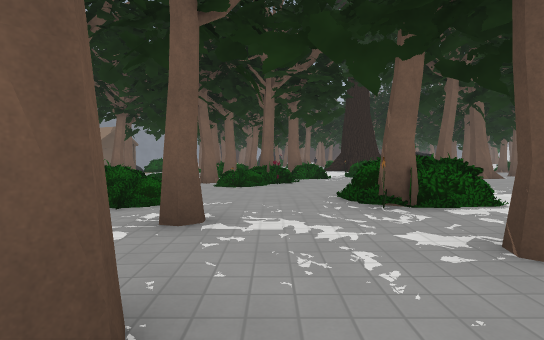
[1] (above)

23 first-person views from a walk through a level from a Godot 3-D game. The camera is 1.2 m above the floor, tilts 2° down and sees 80° across. The floor is counted in squares, 2 m on a side. Each view is taken from the middle of a square. On the plan, view 1 faces up. The plan holds only what a view shows up to about 10 squares ahead; the rest is blank. The place goes on beyond the plan. Characters and animated objects are not drawn. Some surface patterns are stand-ins.

[2]
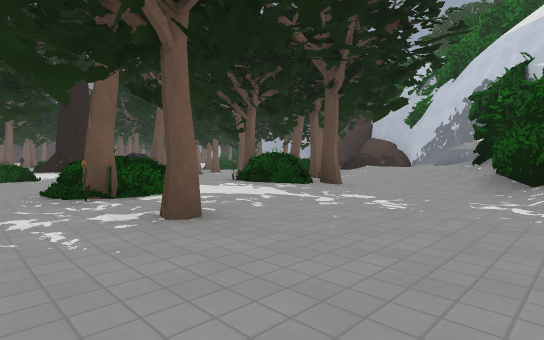

[3]
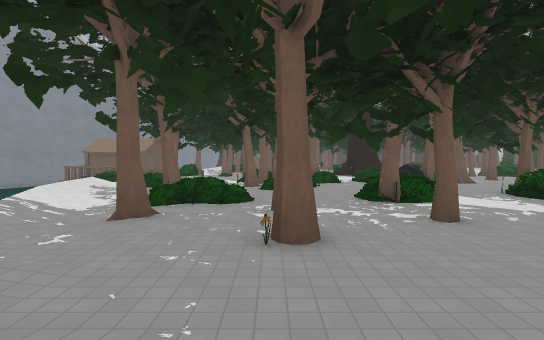

[4]
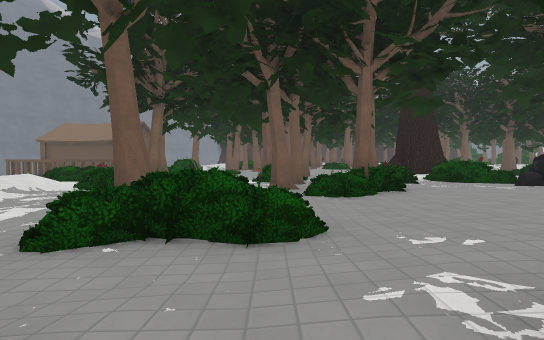

[5]
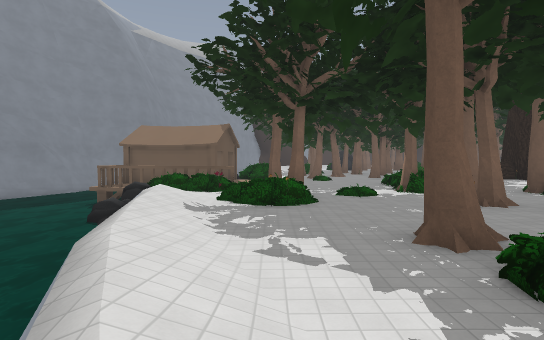

[6]
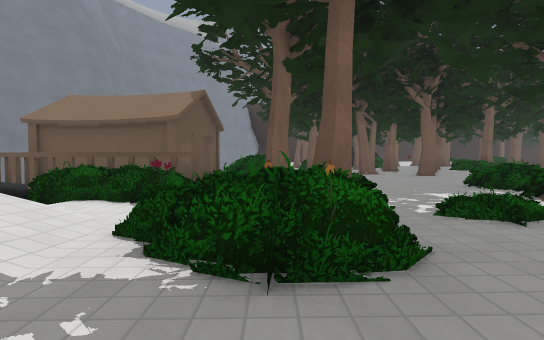

[7]
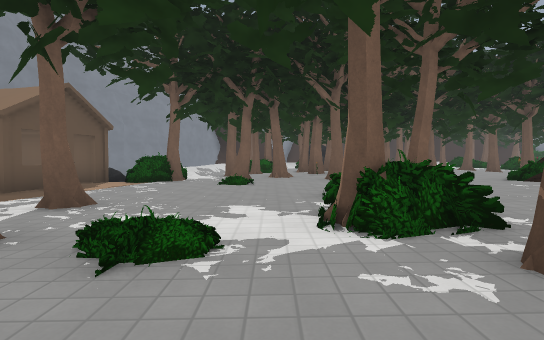

[8]
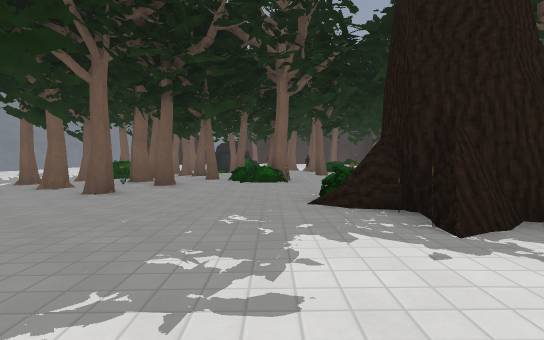

[9]
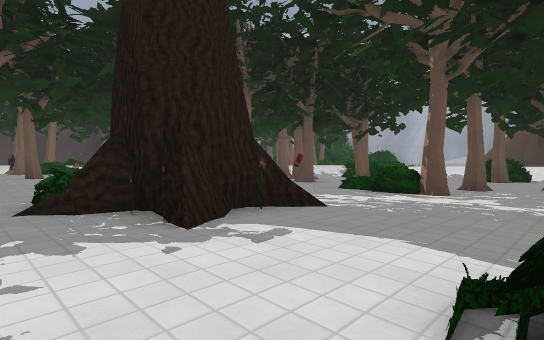

[10]
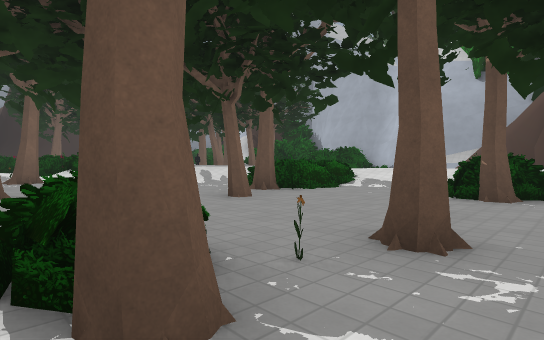

[11]
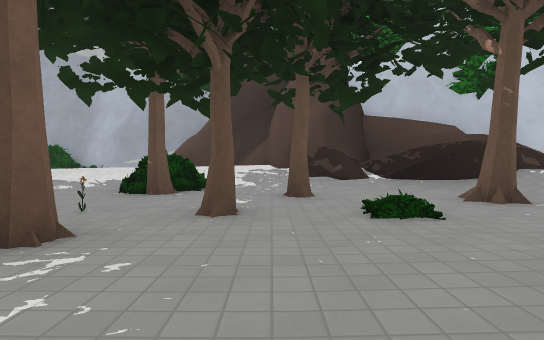

[12]
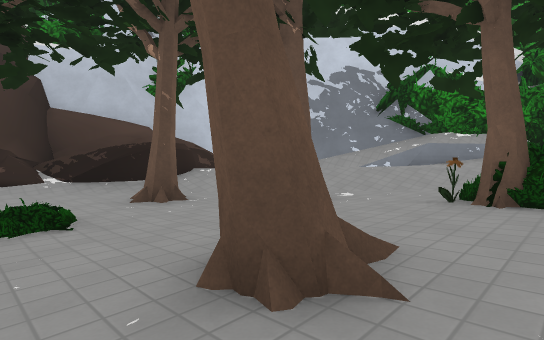

[13]
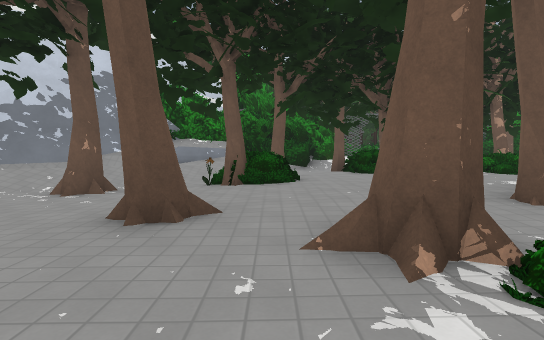

[14]
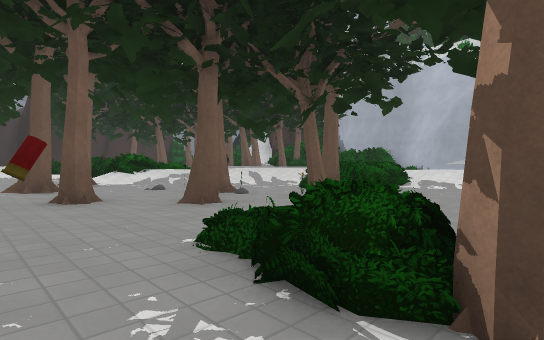

[15]
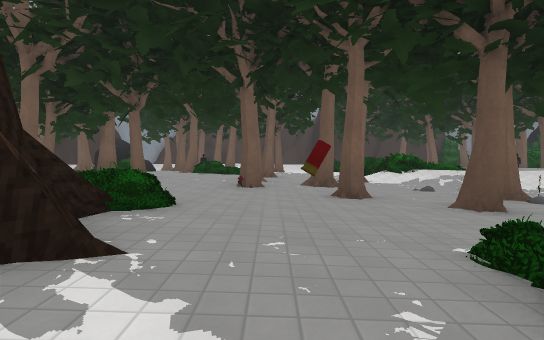

[16]
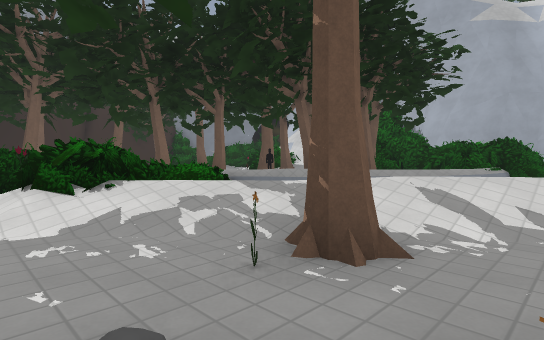

[17]
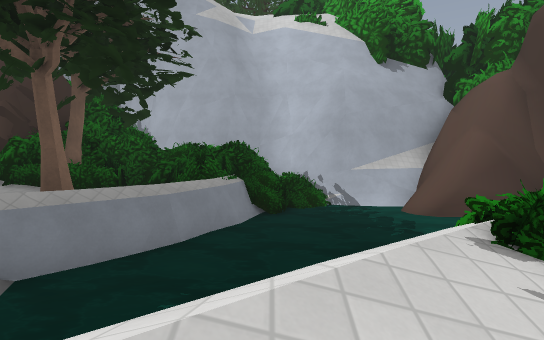

[18]
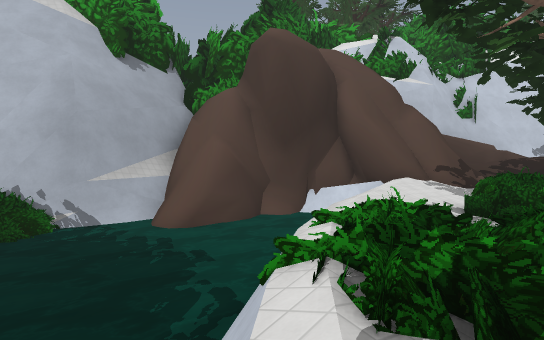

[19]
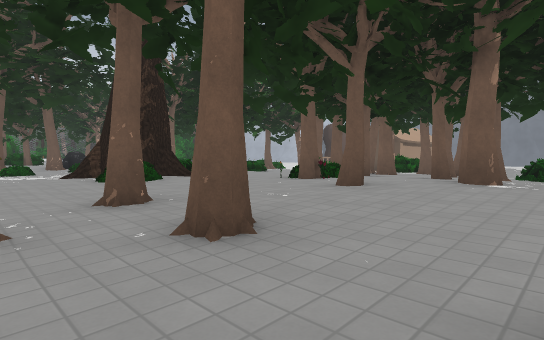

[20]
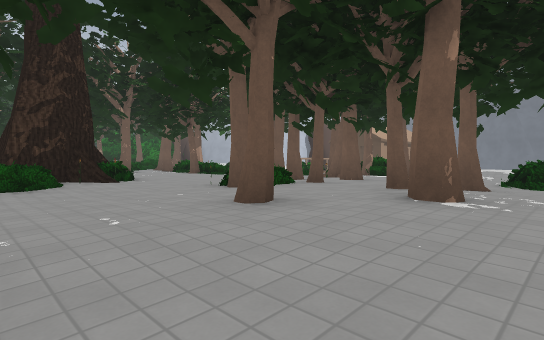

[21]
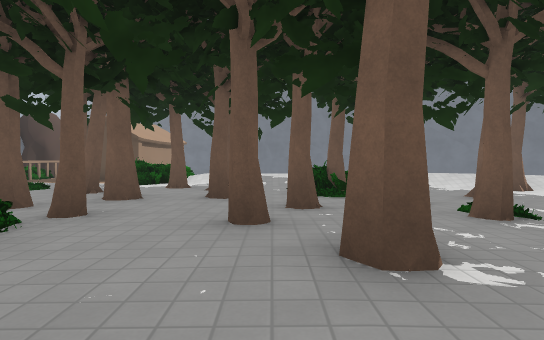

[22]
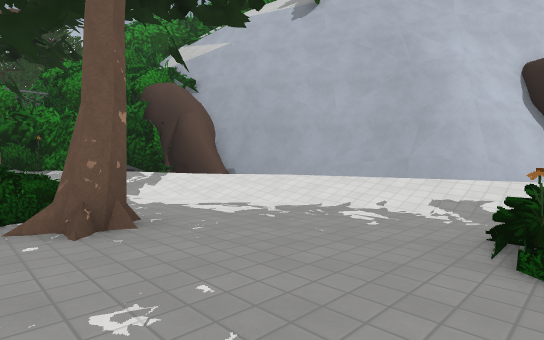

[23]
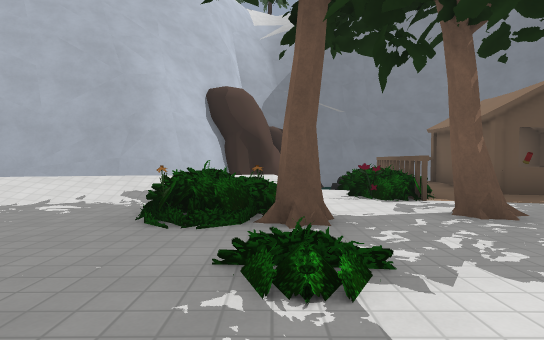

### Floor plan
Key: @ floor where view 1 was taken; # wall or solid block; x gap in a wall; . main floor; : floor 0.25 m higher than the main floor; + floor 0.5 m higher than the main floor; / step, stairs or slope; = window, fence, low wall or low ledge; ~ water the walk can cross; ≈ water the walk keeps out of; v drop or lower ground; T tree; R rock; B bush; F flower; C cabin; A ammo; O other object.
Columns run from 12 left of view 1 to 23 right of it. Each row starts with its distance up from view 1.
 25         ##TOT:::::.T../##  v/    ###
 24         #T..::#:::...T/=#   ≈+T  ###
 23       /....T:T+:::#/...//v ≈≈≈//####
 22       /.T.T:::::T::.#...//≈≈≈≈≈≈####
 21       /.T.:#T##:::#/...F#//≈≈≈≈≈≈###
 20        ...:O:##:::..#..#../x≈≈≈≈≈≈ #
 19  C  O #..#.:T:::::.....#.###v≈≈≈≈≈≈#
 18  CCCC##.T..T.:::OBB...#.O###x≈≈≈≈≈≈#
 17 C.O.C...B.....OB##:A....T.///≈≈≈≈###
 16 CCCCC........::###=:BB....../v≈≈≈#
 15 C    .....//:::O##:.BB....##// ≈≈#
 14 CCBBB.#...OT:::::::.#.#.O.##// ~##
 13 ≈ RBFB....# :::::::.....T...///=#
 12 ≈≈ //.....##:::##.BB......T.//###
 11 ≈≈///BOTBB.T:#x#BB/#....B.../##
 10 ≈≈≈v/BFB....:::::/:::#..B...###
  9 ≈≈≈ /.....# T:::R#:::/...#.=##
  8 # ≈≈//....OBO:::+++:::...//###
  7 #≈≈≈v/..#...:::+++++##..///=/#
  6 ## ≈≈/../BB.:::+++++=#../////#
  5  #≈ ≈//.BBB///B+OT+OT:./// /##
  4  ##  v/...//:T#++BB ://////##
  3   ##  ///#:T:O+++BT:////=###
  2    ##  //:::::T::::////###
  1     # O/O::#::::::://####
  0     ####//::@:::::/###
 -1        ##/:::::::/
 -2
 -3            /

Where each view was taken, in squares from view 1:
view 1: 0 up, 0 right, facing up
view 2: 1 down, 0 right, facing up-right
view 3: 3 down, 1 left, facing up
view 4: 2 up, 2 left, facing up
view 5: 3 up, 6 left, facing up
view 6: 8 up, 6 left, facing up
view 7: 9 up, 3 left, facing up
view 8: 12 up, 2 right, facing up
view 9: 12 up, 2 right, facing up-right
view 10: 13 up, 8 right, facing up-right
view 11: 12 up, 8 right, facing right
view 12: 11 up, 8 right, facing down-right
view 13: 13 up, 8 right, facing down
view 14: 14 up, 7 right, facing up-right
view 15: 14 up, 7 right, facing up
view 16: 20 up, 10 right, facing up-right
view 17: 21 up, 13 right, facing right
view 18: 21 up, 14 right, facing down-right
view 19: 25 up, 8 right, facing down-left
view 20: 25 up, 6 right, facing down-left
view 21: 23 up, 4 right, facing left
view 22: 10 up, 3 left, facing down-left
view 23: 11 up, 2 left, facing left
